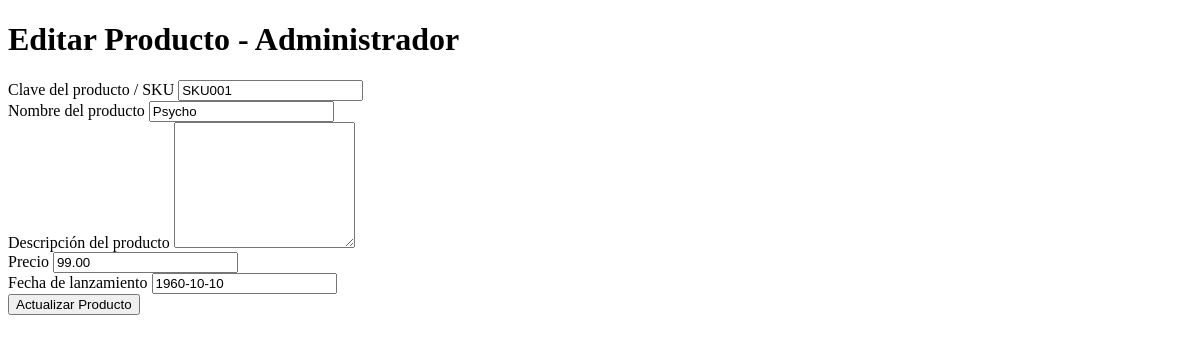
Page /admin/editar-producto.php?id=1 on the earlier database version.
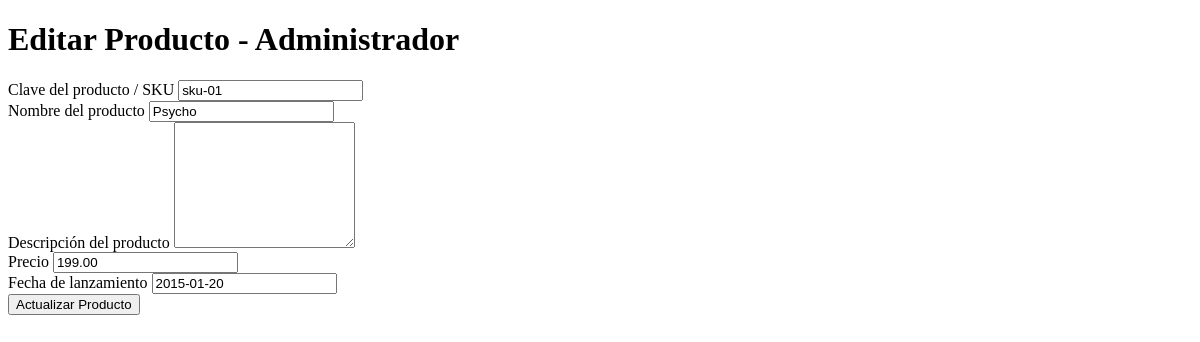
Same page on the later database version.
### tables this page shows
CREATE TABLE `Productos` (
  `id` int(11) NOT NULL,
  `clave_producto` varchar(60) DEFAULT '',
  `nombre_producto` varchar(60) DEFAULT '',
  `descripcion_producto` tinytext,
  `imagen_producto` varchar(60) DEFAULT NULL,
  `precio` decimal(10,2) DEFAULT NULL,
  `fecha_lanzamiento` date DEFAULT NULL
);

### admin/editar-producto.php (the view, shortened to what this page needs)
<?php
include_once("includes/conexion.php");
$titulo_pagina = "Editar Producto - Administrador";
$id = $_GET['id'];
$consulta = "SELECT * FROM Productos WHERE id = $id";
$resultado = mysqli_query($conexion,$consulta);
while ($row = mysqli_fetch_assoc($resultado)){
	$clave = $row['clave_producto'];
	$nombre = $row['nombre_producto'];
	$descripcion = $row['decripcion_producto'];
	$precio = $row['precio'];
	$fecha = $row['fecha_lanzamiento'];
}
 ?>
<!DOCTYPE html>
<html>
	<head>
	</head>
	<body>
	<h1><?php echo $titulo_pagina; ?></h1>
	<form action="includes/actualizar-producto.php" method="POST">
	<label for="clave_de_producto">Clave del producto / SKU </label>
	<input type="text" name="clave_producto" placeholder=" Clave del producto" value="<?php echo $clave; ?>"><br>
	<label for="nombre_producto">Nombre del producto </label>
	<input type="text" name="nombre_producto" placeholder="Nombre del producto" value="<?php echo $nombre; ?>"><br>
	<label for="descripcion_producto">Descripción del producto </label>
	<textarea name="descripcion" rows="8" col="40"><?php echo $descripcion; ?></textarea><br>
	<label for="precio">Precio</label>
	<input type="text" name="precio" placeholder="Precio del producto" value="<?php echo $precio; ?>"><br>
	<label for="fecha_lanzamiento">Fecha de lanzamiento</label>
	<input type="text" name="fecha_lanzamiento" placeholder="Fecha de lanzamiento" value="<?php echo $fecha; ?>"><br>
	<input type="submit" value="Actualizar Producto">
	</form>
	</body>
</html>

Differences in the rows shown:
changed productos "Psycho": clave_producto "SKU001" → "sku-01"; precio "99.00" → "199.00"; fecha_lanzamiento "1960-10-10" → "2015-01-20"
